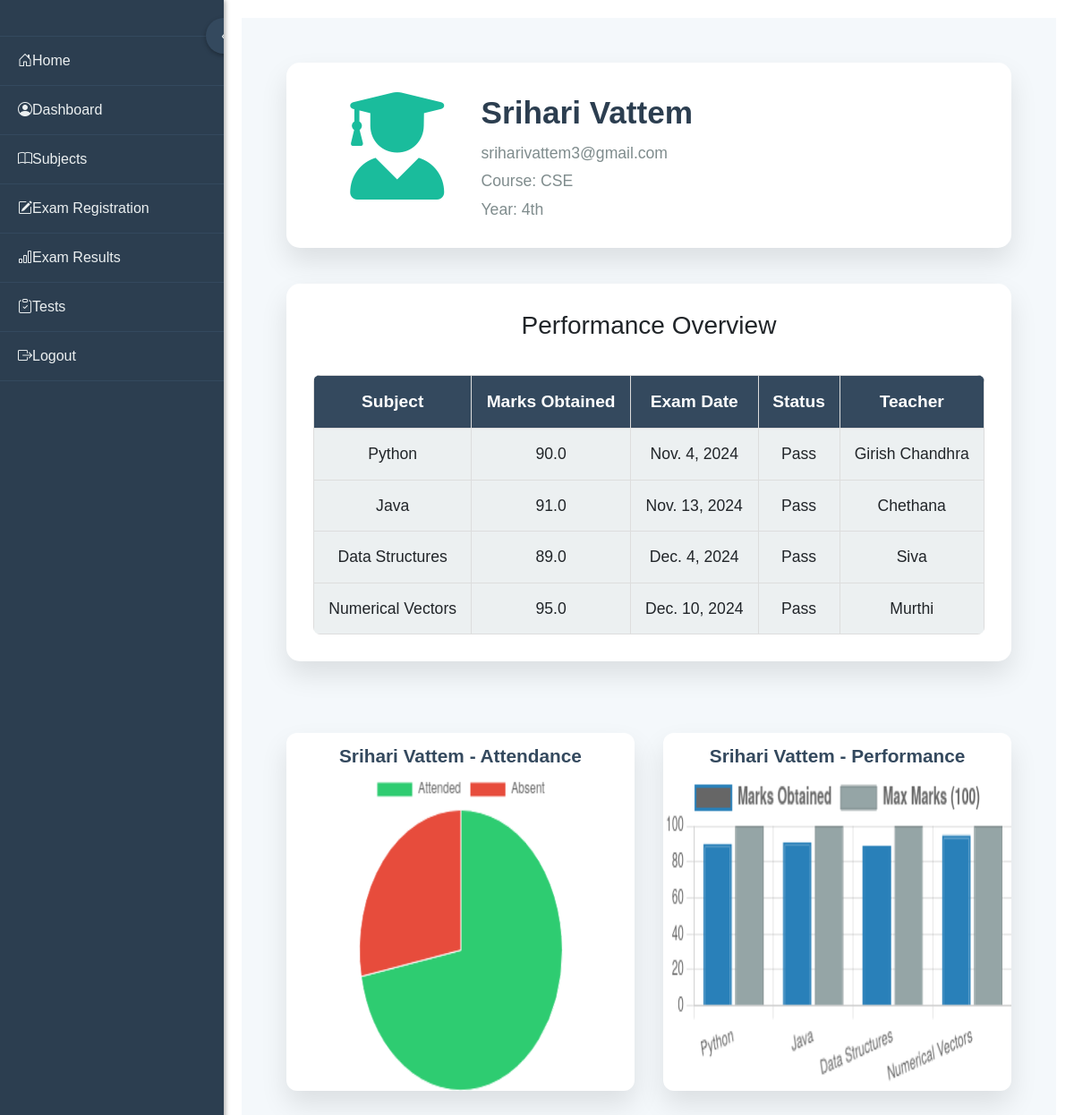
Page /student-dashboard/2/ on the committed database.
### student/models.py (models this page shows, shortened)
class Student(models.Model):
    name = models.CharField(max_length=100)
    age = models.PositiveIntegerField()
    grade = models.CharField(max_length=10)
    parent_contact = models.CharField(max_length=15)
    course = models.CharField(max_length=100, null=True, blank=True)
    year= models.CharField(max_length=20, null=True, blank=True)
    email = models.EmailField(null=True, blank=True)
    password = models.CharField(max_length=128, null=True, blank=True)
    GENDER_CHOICES = [
        ('M', 'Male'),
        ('F', 'Female'),
    ]
    gender = models.CharField(max_length=1, choices=GENDER_CHOICES, null=True, blank=True)

class Subject(models.Model):
    name = models.CharField(max_length=100)
    teacher_in_charge = models.ForeignKey(Teacher, on_delete=models.SET_NULL, null=True)
    exam_type = models.CharField(max_length=100, default='Unkown')

class StudentPerformance(models.Model):
    student = models.ForeignKey(Student, on_delete=models.CASCADE)
    subject = models.ForeignKey(Subject, on_delete=models.CASCADE)
    marks_obtained = models.FloatField()
    exam_date = models.DateField()
    is_attempted = models.BooleanField(default=False,blank=True)

class Teacher(models.Model):
    name = models.CharField(max_length=100)
    department = models.CharField(max_length=100)

### student/views.py (the view)
# urls.py: path('student-dashboard/<int:student_id>/', views.student_dashboard, name='student_dashboard'),
def student_dashboard(request, student_id):
    try:
        student = Student.objects.get(id=student_id)
        student_performances = StudentPerformance.objects.filter(student=student)
        attendance = Attendance.objects.get(student=student)
        attendance_percentage = attendance.attendance_percentage
        absent_percentage = 100 - attendance_percentage
        performance_status = []
        for performance in student_performances:
            status = 'Pass' if performance.marks_obtained >= 50 else 'Fail'
            performance_status.append({
                'subject': performance.subject.name,
                'marks': performance.marks_obtained,
                'exam_date': performance.exam_date,
                'status': status,
                'teacher': performance.subject.teacher_in_charge.name,  # Get teacher's name
            })
        return render(request, 'student_dashboard.html', {
            'student': student,
            'performance_status': performance_status,
            'attendance_percentage': attendance_percentage,
            'absent_percentage': absent_percentage,
        })
    except Student.DoesNotExist:
        return redirect('login')  # If student doesn't exist, redirect to login page
    except Attendance.DoesNotExist:
        return redirect('student_home')  # If attendance doesn't exist, redirect to student home

### templates/student_dashboard.html (shortened to what this page needs)
{% extends 'base.html' %}
{% block content %}
<div class="dashboard-container">
    <div class="dashboard-card">
        <div class="student-info">
            <div class="student-avatar-container">
                <i class="fas fa-user-graduate student-avatar"></i>
            </div>
            <div class="student-details">
                <div class="student-name">{{ student.name }}</div>
                <div class="student-email">{{ student.email }}</div>
                <div class="student-course">Course: {{ student.course }}</div>
                <div class="student-year">Year: {{ student.year }}</div>
            </div>
        </div>
    </div>
    <div class="dashboard-card">
        <h3>Performance Overview</h3>
        <table class="performance-table">
            <thead>
                <tr>
                    <th>Subject</th>
                    <th>Marks Obtained</th>
                    <th>Exam Date</th>
                    <th>Status</th>
                    <th>Teacher</th>
                </tr>
            </thead>
            <tbody>
                {% for performance in performance_status %}
                <tr>
                    <td>{{ performance.subject }}</td>
                    <td>{{ performance.marks }}</td>
                    <td>{{ performance.exam_date }}</td>
                    <td>{{ performance.status }}</td>
                    <td>{{ performance.teacher }}</td>
                </tr>
                {% endfor %}
            </tbody>
        </table>
    </div>
    <div class="charts-container">
        <div class="chart-container">
            <div class="chart-label">{{ student.name }} - Attendance</div>
            <canvas id="attendancePieChart"></canvas>
        </div>
        <div class="chart-container">
            <div class="chart-label">{{ student.name }} - Performance</div>
            <canvas id="marksBarChart"></canvas>
        </div>
    </div>
</div>
{% endblock %}
{% block js %}
<script>
// Bar Chart for Marks Comparison (with 100 as max marks)
var ctxBar = document.getElementById('marksBarChart').getContext('2d');
var marksBarChart = new Chart(ctxBar, {
    type: 'bar',
    data: {
        labels: [{% for performance in performance_status %}'{{ performance.subject }}',{% endfor %}],
        datasets: [{
            label: 'Marks Obtained',
            data: [{% for performance in performance_status %}{{ performance.marks }},{% endfor %}],
            backgroundColor: 'linear-gradient(90deg, #3498db, #8e44ad)',
            borderColor: '#2980b9',
            borderWidth: 2
        },
        {
            label: 'Max Marks (100)',
            data: [{% for performance in performance_status %}100,{% endfor %}],
            backgroundColor: '#95a5a6',
            borderColor: '#7f8c8d',
            borderWidth: 1
        }]
    },
    options: {
        responsive: true,
        scales: {
            y: {
                beginAtZero: true,
                max: 100
            }
        },
        plugins: {
            legend: {
                position: 'top',
                labels: {
                    font: {
                        size: 14,
                        weight: 'bold'
                    }
                }
            },
            tooltip: {
                callbacks: {
                    label: function(tooltipItem) {
                        return tooltipItem.dataset.label + ': ' + tooltipItem.raw;
                    }
                }
            }
        }
    }
});
// Pie Chart for Attendance Percentage
var ctxPie = document.getElementById('attendancePieChart').getContext('2d');
var attendancePieChart = new Chart(ctxPie, {
    type: 'pie',
    data: {
        labels: ['Attended', 'Absent'],
        datasets: [{
            label: 'Attendance',
            data: [{{ attendance_percentage }}, {{ absent_percentage }}],
            backgroundColor: ['#2ecc71', '#e74c3c'],
            borderWidth: 1
        }]
    },
    options: {
        responsive: true,
        plugins: {
            legend: {
                position: 'top'
            }
        },
        aspectRatio: 1.5 // Ensure the pie chart is not too big
    }
});
</script>
{% endblock %}

### templates/base.html (shortened to what this page needs)
<!DOCTYPE html>
<html lang="en">
<head>
    <link rel="stylesheet" href="https://cdnjs.cloudflare.com/ajax/libs/font-awesome/6.0.0-beta3/css/all.min.css">
    <link href="https://cdn.jsdelivr.net/npm/bootstrap@5.3.0-alpha1/dist/css/bootstrap.min.css" rel="stylesheet">
    <link href="https://cdn.jsdelivr.net/npm/bootstrap-icons/font/bootstrap-icons.css" rel="stylesheet">
</head>
<body>
    <div class="sidebar" id="sidebar">
        <div class="toggle-btn" onclick="toggleSidebar()">
            <span>&#8249;</span>
        </div>
        <div class="sidebar-header">
        </div>
        <ul class="nav-links">
            <li><a href="{% url 'student_home' %}"><i class="bi bi-house-door"></i> <span>Home</span></a></li>
            <li><a href="{% url 'student_dashboard' student.id %}"><i class="bi bi-person-circle"></i> <span>Dashboard</span></a></li>
            <li><a href="{% url 'subjects' student.id %}"><i class="bi bi-book"></i> <span>Subjects</span></a></li>
            <li><a href="{% url 'exam_registration' student.id %}"><i class="bi bi-pencil-square"></i> <span>Exam Registration</span></a></li>
            <li><a href="{% url 'exam_results' student.id %}"><i class="bi bi-bar-chart"></i> <span>Exam Results</span></a></li>
           <li><a href="{% url 'tests' student.id %}"><i class="bi bi-clipboard-check"></i><span>Tests</span></a></li>
            <li><a href="{% url 'logout' %}"><i class="bi bi-box-arrow-right"></i> <span>Logout</span></a></li>
        </ul>
    </div>
    <div class="content">
        {% block content %}{% endblock %}
    </div>
    {% block js %}{% endblock %}
</body>
</html>

### templates/base.html (style rules this page uses)
body { margin: 0; font-family: Arial, sans-serif; height: 100vh; display: flex; overflow: hidden; }
.sidebar { position: fixed; top: 0; left: 0; height: 100%; width: 250px; background-color: #2c3e50; color: #ecf0f1; transition: all 0.4s ease; z-index: 1000; overflow: hidden; box-shadow: 2px 0 5px rgba(0, 0, 0, 0.3); }
.sidebar .toggle-btn { position: absolute; top: 20px; right: -20px; width: 40px; height: 40px; background-color: #34495e; color: #ecf0f1; border-radius: 50%; display: flex; justify-content: center; align-items: center; cursor: pointer; box-shadow: 0 2px 5px rgba(0, 0, 0, 0.3); }
.sidebar .sidebar-header { text-align: center; padding: 20px; font-size: 1.5rem; font-weight: bold; border-bottom: 1px solid #34495e; }
.sidebar .nav-links { list-style: none; padding: 0; margin: 0; }
.sidebar .nav-links li { padding: 15px 20px; font-size: 1rem; border-bottom: 1px solid #34495e; transition: padding 0.3s; }
.sidebar .nav-links li a { text-decoration: none; color: inherit; display: flex; align-items: center; }
.content { margin-left: 250px; padding: 20px; width: 100%; height: 100vh; overflow-y: auto; transition: margin-left 0.4s ease; }

### templates/student_dashboard.html (style rules this page uses)
.dashboard-container { padding: 50px; background-color: #f4f8fb; display: flex; flex-direction: column; align-items: center; }
.dashboard-card { background-color: #ffffff; box-shadow: 0px 15px 30px rgba(0, 0, 0, 0.1); border-radius: 15px; width: 100%; max-width: 1200px; margin-bottom: 40px; padding: 30px; display: flex; flex-direction: column; align-items: center; }
.student-avatar { font-size: 120px; color: #1abc9c; margin-bottom: 20px; animation: avatarAnimation 2s ease-in-out infinite; }
.student-info { display: flex; align-items: center; justify-content: space-around; width: 100%; }
.student-avatar-container { flex: 1; display: flex; justify-content: center; align-items: center; }
.student-details { flex: 3; text-align: left; }
.student-name { font-size: 2.2rem; font-weight: bold; color: #2c3e50; }
.student-email, .student-course, .student-year { font-size: 1.1rem; color: #7f8c8d; margin-top: 5px; }
.performance-table { width: 100%; border-collapse: collapse; margin-top: 30px; font-size: 1.1rem; border-radius: 8px; overflow: hidden; }
.performance-table th, .performance-table td { padding: 15px; border: 1px solid #ddd; text-align: center; }
.performance-table th { background-color: #34495e; color: white; font-size: 1.2rem; }
.performance-table td { background-color: #ecf0f1; }
.charts-container { display: flex; justify-content: space-between; width: 100%; max-width: 1200px; margin-top: 40px; flex-wrap: wrap; }
.chart-container { width: 48%; height: 400px; display: flex; justify-content: center; align-items: center; background-color: #fff; border-radius: 12px; box-shadow: 0px 15px 30px rgba(0, 0, 0, 0.1); margin-bottom: 30px; flex-direction: column; transition: transform 0.3s ease-in-out; }
.chart-container canvas { width: 100% !important; height: 100% !important; }
.chart-label { text-align: center; font-size: 1.3rem; font-weight: bold; margin-top: 10px; color: #34495e; }

### rows in the picture
Student: name "Srihari Vattem", email "sriharivattem3@gmail.com", course "CSE", year "4th"
Subject: subject "Python"
StudentPerformance: marks "90.0", exam_date "Nov. 4, 2024"
Teacher: teacher "Girish Chandhra"
Subject: subject "Java"
StudentPerformance: marks "91.0", exam_date "Nov. 13, 2024"
Teacher: teacher "Chethana"
Subject: subject "Data Structures"
StudentPerformance: marks "89.0", exam_date "Dec. 4, 2024"
Teacher: teacher "Siva"
Subject: subject "Numerical Vectors"
StudentPerformance: marks "95.0", exam_date "Dec. 10, 2024"
Teacher: teacher "Murthi"

### other values in the picture
{{ performance.status }} "Pass" "Pass" "Pass" "Pass"
chart data {{ performance.subject }} Python, Java, Data Structures, Numerical Vectors
chart data {{ performance.marks }} 90.0, 91.0, 89.0, 95.0
chart data {{ attendance_percentage }} 72
chart data {{ absent_percentage }} 28
